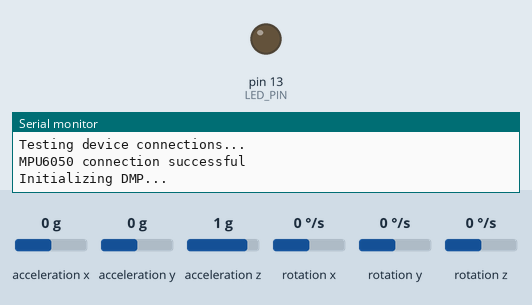
Bench run of a sketch on a simulated Arduino Leonardo, built with avr-gcc and run on an emulated ATmega32U4. Shown: output pins drawn as LEDs (lit = HIGH), the last lines printed to the serial monitor. Dashed ring = blinking. The test bench sets the inputs (shaded band); at power-on: acceleration x 0 g, rotation z 0 °/s, acceleration y 0 g, acceleration z 1 g, rotation x 0 °/s, rotation y 0 °/s. The sensor or clock chip raises its interrupt line as the real part does.

Above: at 0.1 s.
At 1.7 s:
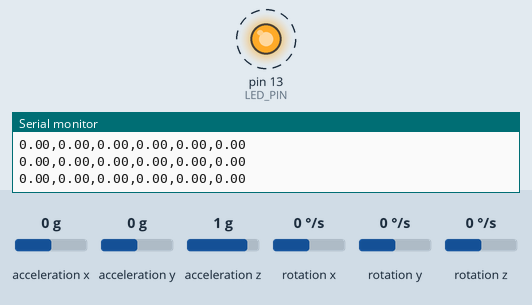
1.8 s: acceleration x set to 0.8 g
4.8 s: rotation z set to 192 °/s
Timing chart, 0 to 13.8 s (numbered marks = the images above; inputs shaded):
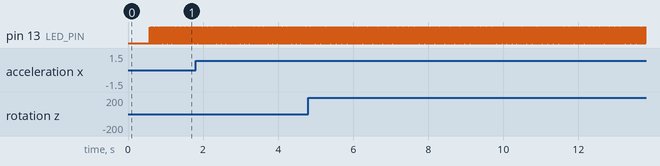

Measured:
- by itself, pin 13 (LED_PIN): alternates HIGH for 0.01 s and LOW for 0.01 s

The sketch:

mpu_6050_i2cdevlib.ino
```cpp
// Modification to Jeff Rowberg's code below to calculate commplementary filter data
// to be compared to the orientation angle data produced by the MPU-6050 DMP - DA

// I2C device class (I2Cdev) demonstration Arduino sketch for MPU6050 class using DMP (MotionApps v2.0)
// 6/21/2012 by Jeff Rowberg <jeff@rowberg.net>
// Updates should (hopefully) always be available at https://github.com/jrowberg/i2cdevlib
//
// Changelog:
//     2012-06-21 - added note about Arduino 1.0.1 + Leonardo compatibility error
//     2012-06-20 - improved FIFO overflow handling and simplified read process
//     2012-06-19 - completely rearranged DMP initialization code and simplification
//     2012-06-13 - pull gyro and accel data from FIFO packet instead of reading directly
//     2012-06-09 - fix broken FIFO read sequence and change interrupt detection to RISING
//     2012-06-05 - add gravity-compensated initial reference frame acceleration output
//                - add 3D math helper file to DMP6 example sketch
//                - add output and Yaw/Pitch/Roll output formats
//     2012-06-04 - remove accel offset clearing for better results (thanks Sungon Lee)
//     2012-06-01 - fixed gyro sensitivity to be 2000 deg/sec instead of 250
//     2012-05-30 - basic DMP initialization working

/* ============================================
I2Cdev device library code is placed under the MIT license
Copyright (c) 2012 Jeff Rowberg

Permission is hereby granted, free of charge, to any person obtaining a copy
of this software and associated documentation files (the "Software"), to deal
in the Software without restriction, including without limitation the rights
to use, copy, modify, merge, publish, distribute, sublicense, and/or sell
copies of the Software, and to permit persons to whom the Software is
furnished to do so, subject to the following conditions:

The above copyright notice and this permission notice shall be included in
all copies or substantial portions of the Software.

THE SOFTWARE IS PROVIDED "AS IS", WITHOUT WARRANTY OF ANY KIND, EXPRESS OR
IMPLIED, INCLUDING BUT NOT LIMITED TO THE WARRANTIES OF MERCHANTABILITY,
FITNESS FOR A PARTICULAR PURPOSE AND NONINFRINGEMENT. IN NO EVENT SHALL THE
AUTHORS OR COPYRIGHT HOLDERS BE LIABLE FOR ANY CLAIM, DAMAGES OR OTHER
LIABILITY, WHETHER IN AN ACTION OF CONTRACT, TORT OR OTHERWISE, ARISING FROM,
OUT OF OR IN CONNECTION WITH THE SOFTWARE OR THE USE OR OTHER DEALINGS IN
THE SOFTWARE.
===============================================
*/

// Arduino Wire library is required if I2Cdev I2CDEV_ARDUINO_WIRE implementation
// is used in I2Cdev.h
#include "Wire.h"

// I2Cdev and MPU6050 must be installed as libraries, or else the .cpp/.h files
// for both classes must be in the include path of your project
#include "I2Cdev.h"

#include "MPU6050_6Axis_MotionApps20.h"
//#include "MPU6050.h" // not necessary if using MotionApps include file

// class default I2C address is 0x68
// specific I2C addresses may be passed as a parameter here
// AD0 low = 0x68 (default for SparkFun breakout and InvenSense evaluation board)
// AD0 high = 0x69
MPU6050 mpu;

/* =========================================================================
   NOTE: In addition to connection 3.3v, GND, SDA, and SCL, this sketch
   depends on the MPU-6050's INT pin being connected to the Arduino's
   external interrupt #0 pin. On the Arduino Uno and Mega 2560, this is
   digital I/O pin 2.
 * ========================================================================= */

/* =========================================================================
   NOTE: Arduino v1.0.1 with the Leonardo board generates a compile error
   when using Serial.write(buf, len). The Teapot output uses this method.
   The solution requires a modification to the Arduino USBAPI.h file, which
   is fortunately simple, but annoying. This will be fixed in the next IDE
   release. For more info, see these links:

   http://arduino.cc/forum/index.php/topic,109987.0.html
   http://code.google.com/p/arduino/issues/detail?id=958
 * ========================================================================= */

#define LED_PIN 13 // (Arduino is 13, Teensy is 11, Teensy++ is 6)
bool blinkState = false;


// MPU control/status vars
bool dmpReady = false;  // set true if DMP init was successful
uint8_t mpuIntStatus;   // holds actual interrupt status byte from MPU
uint8_t devStatus;      // return status after each device operation (0 = success, !0 = error)
uint16_t packetSize;    // expected DMP packet size (default is 42 bytes)
uint16_t fifoCount;     // count of all bytes currently in FIFO
uint8_t fifoBuffer[64]; // FIFO storage buffer

// Orientation/motion variables
Quaternion q;
VectorFloat gravity;
float euler[3];
float ypr[3];

// Use the following global variables and access functions to help store the overall
// rotation angle of the sensor
unsigned long last_read_time;
float         last_x_angle;  // These are the filtered angles
float         last_y_angle;
float         last_z_angle;
float         last_gyro_x_angle;  // Store the gyro angles to compare drift
float         last_gyro_y_angle;
float         last_gyro_z_angle;

void set_last_read_angle_data(unsigned long time, float x, float y, float z, float x_gyro, float y_gyro, float z_gyro) {
  last_read_time = time;
  last_x_angle = x;
  last_y_angle = y;
  last_z_angle = z;
  last_gyro_x_angle = x_gyro;
  last_gyro_y_angle = y_gyro;
  last_gyro_z_angle = z_gyro;
}

inline unsigned long get_last_time() {return last_read_time;}
inline float get_last_x_angle() {return last_x_angle;}
inline float get_last_y_angle() {return last_y_angle;}
inline float get_last_z_angle() {return last_z_angle;}
inline float get_last_gyro_x_angle() {return last_gyro_x_angle;}
inline float get_last_gyro_y_angle() {return last_gyro_y_angle;}
inline float get_last_gyro_z_angle() {return last_gyro_z_angle;}

//  Use the following global variables
//  to calibrate the gyroscope sensor and accelerometer readings
float    base_x_gyro = 0;
float    base_y_gyro = 0;
float    base_z_gyro = 0;
float    base_x_accel = 0;
float    base_y_accel = 0;
float    base_z_accel = 0;


// This global variable tells us how to scale gyroscope data
float    GYRO_FACTOR;

// This global varible tells how to scale acclerometer data
float    ACCEL_FACTOR;

// Variables to store the values from the sensor readings
int16_t ax, ay, az;
int16_t gx, gy, gz;

// Buffer for data output
char dataOut[256];
// ================================================================
// ===               INTERRUPT DETECTION ROUTINE                ===
// ================================================================

volatile bool mpuInterrupt = false;     // indicates whether MPU interrupt pin has gone high
void dmpDataReady() {
    mpuInterrupt = true;
}

// ================================================================
// ===                CALIBRATION_ROUTINE                       ===
// ================================================================
// Simple calibration - just average first few readings to subtract
// from the later data
void calibrate_sensors() {
  int       num_readings = 10;

  // Discard the first reading (don't know if this is needed or
  // not, however, it won't hurt.)
  mpu.getMotion6(&ax, &ay, &az, &gx, &gy, &gz);

  // Read and average the raw values
  for (int i = 0; i < num_readings; i++) {
    mpu.getMotion6(&ax, &ay, &az, &gx, &gy, &gz);
    base_x_gyro += gx;
    base_y_gyro += gy;
    base_z_gyro += gz;
    base_x_accel += ax;
    base_y_accel += ay;
    base_y_accel += az;
  }

  base_x_gyro /= num_readings;
  base_y_gyro /= num_readings;
  base_z_gyro /= num_readings;
  base_x_accel /= num_readings;
  base_y_accel /= num_readings;
  base_z_accel /= num_readings;
}

// ================================================================
// ===                      INITIAL SETUP                       ===
// ================================================================

void setup() {
    // join I2C bus (I2Cdev library doesn't do this automatically)
    Wire.begin();

    // initialize serial communication
    Serial.begin(57600);
    while (!Serial); // wait for Leonardo enumeration, others continue immediately

    // NOTE: 8MHz or slower host processors, like the Teensy @ 3.3v or Ardunio
    // Pro Mini running at 3.3v, cannot handle this baud rate reliably due to
    // the baud timing being too misaligned with processor ticks. You must use
    // 38400 or slower in these cases, or use some kind of external separate
    // crystal solution for the UART timer.

    // initialize device
    Serial.println(F("Initializing I2C devices..."));
    mpu.initialize();

    // verify connection
    Serial.println(F("Testing device connections..."));
    Serial.println(mpu.testConnection() ? F("MPU6050 connection successful") : F("MPU6050 connection failed"));

    /*  No waiting necessary for this version
    // wait for ready
    Serial.println(F("\nSend any character to begin DMP programming and demo: "));
    while (Serial.available() && Serial.read()); // empty buffer
    while (!Serial.available());                 // wait for data
    while (Serial.available() && Serial.read()); // empty buffer again
    */

    // load and configure the DMP
    Serial.println(F("Initializing DMP..."));
    devStatus = mpu.dmpInitialize();

    // make sure it worked (returns 0 if so)
    if (devStatus == 0) {
        // turn on the DMP, now that it's ready
        Serial.println(F("Enabling DMP..."));
        mpu.setDMPEnabled(true);

        // enable Arduino interrupt detection
        Serial.println(F("Enabling interrupt detection (Arduino external interrupt 0)..."));
        attachInterrupt(12, dmpDataReady, RISING);
        mpuIntStatus = mpu.getIntStatus();

        // set our DMP Ready flag so the main loop() function knows it's okay to use it
        Serial.println(F("DMP ready! Waiting for first interrupt..."));
        dmpReady = true;

        // Set the full scale range of the gyro
        uint8_t FS_SEL = 0;
        //mpu.setFullScaleGyroRange(FS_SEL);

        // get default full scale value of gyro - may have changed from default
        // function call returns values between 0 and 3
        uint8_t READ_FS_SEL = mpu.getFullScaleGyroRange();
        Serial.print("FS_SEL = ");
        Serial.println(READ_FS_SEL);
        GYRO_FACTOR = 131.0/(FS_SEL + 1);


        // get default full scale value of accelerometer - may not be default value.
        // Accelerometer scale factor doesn't reall matter as it divides out
        uint8_t READ_AFS_SEL = mpu.getFullScaleAccelRange();
        Serial.print("AFS_SEL = ");
        Serial.println(READ_AFS_SEL);
        //ACCEL_FACTOR = 16384.0/(AFS_SEL + 1);

        // Set the full scale range of the accelerometer
        //uint8_t AFS_SEL = 0;
        //mpu.setFullScaleAccelRange(AFS_SEL);

        // get expected DMP packet size for later comparison
        packetSize = mpu.dmpGetFIFOPacketSize();
    } else {
        // ERROR!
        // 1 = initial memory load failed
        // 2 = DMP configuration updates failed
        // (if it's going to break, usually the code will be 1)
        Serial.print(F("DMP Initialization failed (code "));
        Serial.print(devStatus);
        Serial.println(F(")"));
    }

    // configure LED for output
    pinMode(LED_PIN, OUTPUT);

    // get calibration values for sensors
    mpu.setXAccelOffset(-2856);
    mpu.setYAccelOffset(3735);
    mpu.setZAccelOffset(4516);
    mpu.setXGyroOffset(-4656);
    mpu.setYGyroOffset(-104);
    mpu.setZGyroOffset(12);
    calibrate_sensors();
    set_last_read_angle_data(millis(), 0, 0, 0, 0, 0, 0);
}


// ================================================================
// ===                    MAIN PROGRAM LOOP                     ===
// ================================================================

void loop() {
    const float RADIANS_TO_DEGREES = 57.2958; //180/3.14159

    // if programming failed, don't try to do anything
    if (!dmpReady) return;

    unsigned long t_now = millis();

    // wait for MPU interrupt or extra packet(s) available
    while (!mpuInterrupt && fifoCount < packetSize) {

        // Keep calculating the values of the complementary filter angles for comparison with DMP here
        // Read the raw accel/gyro values from the MPU-6050
        mpu.getMotion6(&ax, &ay, &az, &gx, &gy, &gz);

        // Get time of last raw data read
        unsigned long t_now = millis();

        // Remove offsets and scale gyro data
        float gyro_x = (gx)/GYRO_FACTOR;
        float gyro_y = (gy)/GYRO_FACTOR;
        float gyro_z = (gz)/GYRO_FACTOR;
        float accel_x = ax; // - base_x_accel;
        float accel_y = ay; // - base_y_accel;
        float accel_z = az; // - base_z_accel;


        float accel_angle_y = atan(-1*accel_x/sqrt(pow(accel_y,2) + pow(accel_z,2)))*RADIANS_TO_DEGREES;
        float accel_angle_x = atan(accel_y/sqrt(pow(accel_x,2) + pow(accel_z,2)))*RADIANS_TO_DEGREES;
        float accel_angle_z = 0;

        // Compute the (filtered) gyro angles
        float dt =(t_now - get_last_time())/1000.0;
        float gyro_angle_x = gyro_x*dt + get_last_x_angle();
        float gyro_angle_y = gyro_y*dt + get_last_y_angle();
        float gyro_angle_z = gyro_z*dt + get_last_z_angle();

        // Compute the drifting gyro angles
        float unfiltered_gyro_angle_x = gyro_x*dt + get_last_gyro_x_angle();
        float unfiltered_gyro_angle_y = gyro_y*dt + get_last_gyro_y_angle();
        float unfiltered_gyro_angle_z = gyro_z*dt + get_last_gyro_z_angle();

        // Apply the complementary filter to figure out the change in angle - choice of alpha is
        // estimated now.  Alpha depends on the sampling rate...
        const float alpha = 0.96;
        float angle_x = alpha*gyro_angle_x + (1.0 - alpha)*accel_angle_x;
        float angle_y = alpha*gyro_angle_y + (1.0 - alpha)*accel_angle_y;
        float angle_z = gyro_angle_z;  //Accelerometer doesn't give z-angle

        // Update the saved data with the latest values
        set_last_read_angle_data(t_now, angle_x, angle_y, angle_z, unfiltered_gyro_angle_x, unfiltered_gyro_angle_y, unfiltered_gyro_angle_z);
    }

    // reset interrupt flag and get INT_STATUS byte
    mpuInterrupt = false;
    mpuIntStatus = mpu.getIntStatus();

    // get current FIFO count
    fifoCount = mpu.getFIFOCount();

    // check for overflow (this should never happen unless our code is too inefficient)
    if ((mpuIntStatus & 0x10) || fifoCount == 1024) {
        // reset so we can continue cleanly
        mpu.resetFIFO();
        Serial.println(F("FIFO overflow!"));

    // otherwise, check for DMP data ready interrupt (this should happen frequently)
    } else if (mpuIntStatus & 0x02) {
        // wait for correct available data length, should be a VERY short wait
        while (fifoCount < packetSize) fifoCount = mpu.getFIFOCount();

        // read a packet from FIFO
        mpu.getFIFOBytes(fifoBuffer, packetSize);

        // track FIFO count here in case there is > 1 packet available
        // (this lets us immediately read more without waiting for an interrupt)
        fifoCount -= packetSize;

        // Obtain Euler angles from buffer
        //mpu.dmpGetQuaternion(&q, fifoBuffer);
        //mpu.dmpGetEuler(euler, &q);

        // Obtain YPR angles from buffer
        mpu.dmpGetQuaternion(&q, fifoBuffer);
        mpu.dmpGetGravity(&gravity, &q);
        mpu.dmpGetYawPitchRoll(ypr, &q, &gravity);

       // Output complementary data and DMP data to the serial port.  The signs on the data needed to be
       // fudged to get the angle direction correct.
       Serial.print(get_last_x_angle(), 2);
       Serial.print(",");
       Serial.print(get_last_y_angle(), 2);
       Serial.print(",");
       Serial.print(-get_last_z_angle(), 2);
       Serial.print(",");
       Serial.print(ypr[2]*RADIANS_TO_DEGREES, 2);
       Serial.print(",");
       Serial.print(-ypr[1]*RADIANS_TO_DEGREES, 2);
       Serial.print(",");
       Serial.println(ypr[0]*RADIANS_TO_DEGREES, 2);


        // blink LED to indicate activity
        blinkState = !blinkState;
        digitalWrite(LED_PIN, blinkState);
    }
}
```
